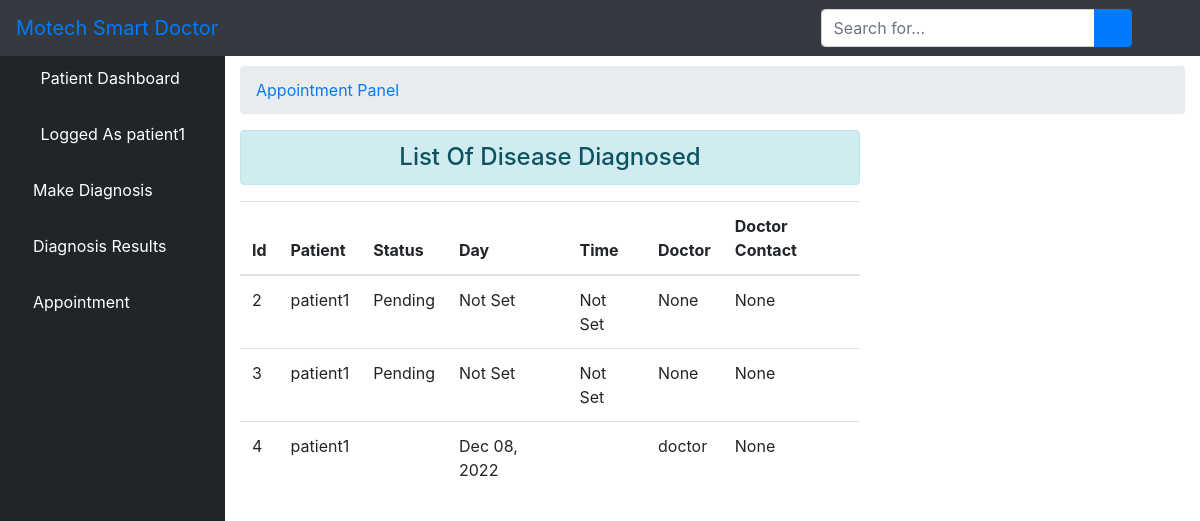
Page /ment/ (signed in) on the committed database.
### core/models.py (models this page shows, shortened)
class User(AbstractUser):
    is_patient = models.BooleanField(default=False)
    is_doctor = models.BooleanField(default=False)
    phonenumber = models.CharField(max_length=200,null=True)

class Ment(models.Model):
    approved = models.BooleanField(default=False)
    time = models.CharField(max_length=200, null=True)
    patient = models.ForeignKey(User, related_name="pat", on_delete= models.CASCADE)
    doctor = models.ForeignKey(User, related_name="dor", on_delete= models.CASCADE, null=True)
    ment_day = models.DateTimeField(null=True)
    medical = models.ForeignKey(Medical, related_name="medical", on_delete= models.CASCADE, null=True)
    created_on = models.DateTimeField(auto_now_add=True)

### core/views.py (the view)
# urls.py: path('ment/', views.patient_ment, name='ment_list'),
def patient_ment(request):
	user_id = request.user.id
	appointment = Ment.objects.all().filter(patient_id=user_id)
	context = {'ment':appointment, 'status':'1'}
	return render(request, 'patient/ment.html', context)

### core/templates/patient/ment.html (shortened to what this page needs)
{% extends 'patient/base.html' %}
{% block body %}
 <div id="content-wrapper">
        <div class="container-fluid">
            <ol class="breadcrumb">
                <li class="breadcrumb-item">
                    <a href="">Appointment Panel</a>
                </li>
            </ol>
            <div class="row">
            <div class="col-sm-8">
                <h4 class="text-center alert alert-info">List Of Disease Diagnosed</h4>
                <table class="table table-hover">
                    <thead>
                        <tr>
                            <th scope="col">Id</th>
                            <th scope="col">Patient</th>
                            <th scope="col">Status</th>
                            <th scope="col">Day</th>
                            <th scope="col">Time</th>
                            <th scope="col">Doctor</th>
                            <th scope="col">Doctor Contact</th>
                        </tr>
                    </thead>
                    <tbody>
                        {% for d in ment %}
                        <tr>
                            <td>{{ d.id }}</td>
                            <td>{{ d.patient.username }}</td>
                            {% if d.approved == False %}
                            <td>Pending</td>
                            {% else %}
                            <td>{{ d.medicine }}</td>
                            {% endif %}
                            {% if d.ment_day == None %}
                            <td>Not Set</td>
                            {% else %}
                            <td>{{ d.ment_day|date:"M d, Y" }}</td>
                            {% endif %}
                            {% if d.time == None %}
                            <td>Not Set</td>
                            {% else %}
                            <td>{{ d.time }}</td>
                            {% endif %}
                            {% if d.doctor.username == Null %}
                            <td>None</td>
                            {% else %}
                            <td>{{ d.doctor.username }}</td>
                            {% endif %}
                            {% if d.doctor.phonenumber == Null %}
                            <td>None</td>
                            {% else %}
                            <td>{{ d.doctor.phonenumber }}</td>
                            {% endif %}
                        </tr>
                        {% endfor %}
                    </tbody>
                </table>
            </div>
            </div>
        </div>
        </div>
{% endblock %}

### core/templates/patient/base.html (shortened to what this page needs)
{% load static %}
<!DOCTYPE html>
<html>
<head>
    <link rel="stylesheet" href="{% static 'core/css/bootstrap/four/bootstrap.css' %}">
    <link href="{% static 'core/css/sb-admin.css' %}" rel="stylesheet">
    <link href="{% static 'core/css/fontawesome-free/css/all.min.css' %}" rel="stylesheet" type="text/css">
</head>
<body id="page-top">
<nav class="navbar navbar-expand navbar-dark bg-dark fixed-top">
    <a class="navbar-brand mr-1 text-primary" href="">Motech Smart Doctor</a>
    <button class="btn btn-link btn-sm text-white order-1 order-sm-0" id="sidebarToggle" href="#">
        <i class="fas fa-bars"></i>
    </button>
    <form class="d-none d-md-inline-block form-inline ml-auto mr-0 mr-md-3 my-2 my-md-0">
        <div class="input-group">
            <input type="text" class="form-control" placeholder="Search for..." aria-label="Search" aria-describedby="basic-addon2">
            <div class="input-group-append">
                <button class="btn btn-primary" type="button">
                    <i class="fas fa-search"></i>
                </button>
            </div>
        </div>
    </form>
    <ul class="navbar-nav ml-auto ml-md-0">
        <li class="nav-item dropdown no-arrow">
            <a class="nav-link dropdown-toggle" href="#" id="userDropdown" role="button" data-toggle="dropdown" aria-haspopup="true" aria-expanded="false">
                <i class="fas fa-user-circle fa-fw text-primary"></i>
            </a>
        </li>
    </ul>
</nav>
<div id="wrapper" style="padding-top: 50px">
<ul class="sidebar navbar-nav">
    <li class="nav-item active">
        <a class="nav-link" href="{% url 'patient' %}">
            <i class="fas fa-fw fa-tachometer-alt"></i>
            <span>Patient Dashboard</span>
        </a>
    </li>
    <li class="nav-item active">
        <a class="nav-link" href="">
            <i class="fas fa-user-circle fa-fw text-primary"></i>
            <span>Logged As {{ user.username }}</span>
        </a>
    </li>
    {% if status == '1' %}
     <li class="nav-item">
        <a class="nav-link" href="{% url 'diagnosis' %}">
            <i class="fas fa-microscope text-primary"></i>
            <span style="color: white">Make Diagnosis</span>
        </a>
    </li>
    <li class="nav-item">
        <a class="nav-link" href="{% url 'result' %}">
            <i class="fas fa-pager text-primary"></i>
            <span style="color: white">Diagnosis Results</span>
        </a>
    </li>
    <li class="nav-item">
        <a class="nav-link" href="{% url 'ment_list' %}">
            <i class="fas fa-calendar text-primary"></i>
            <span style="color: white">Appointment</span>
        </a>
    </li>
    {% endif %}
</ul>
    {% block body %}{% endblock %}
</div>

### rows in the picture
User: username "patient1"
Ment: id "2", patient.username "patient1", approved "Pending", shows "Not Set", shows "None"
Ment: id "3", patient.username "patient1", approved "Pending", shows "Not Set", shows "None"
Ment: id "4", patient.username "patient1", ment_day "Dec 08, 2022", doctor.username "doctor", shows "None"
